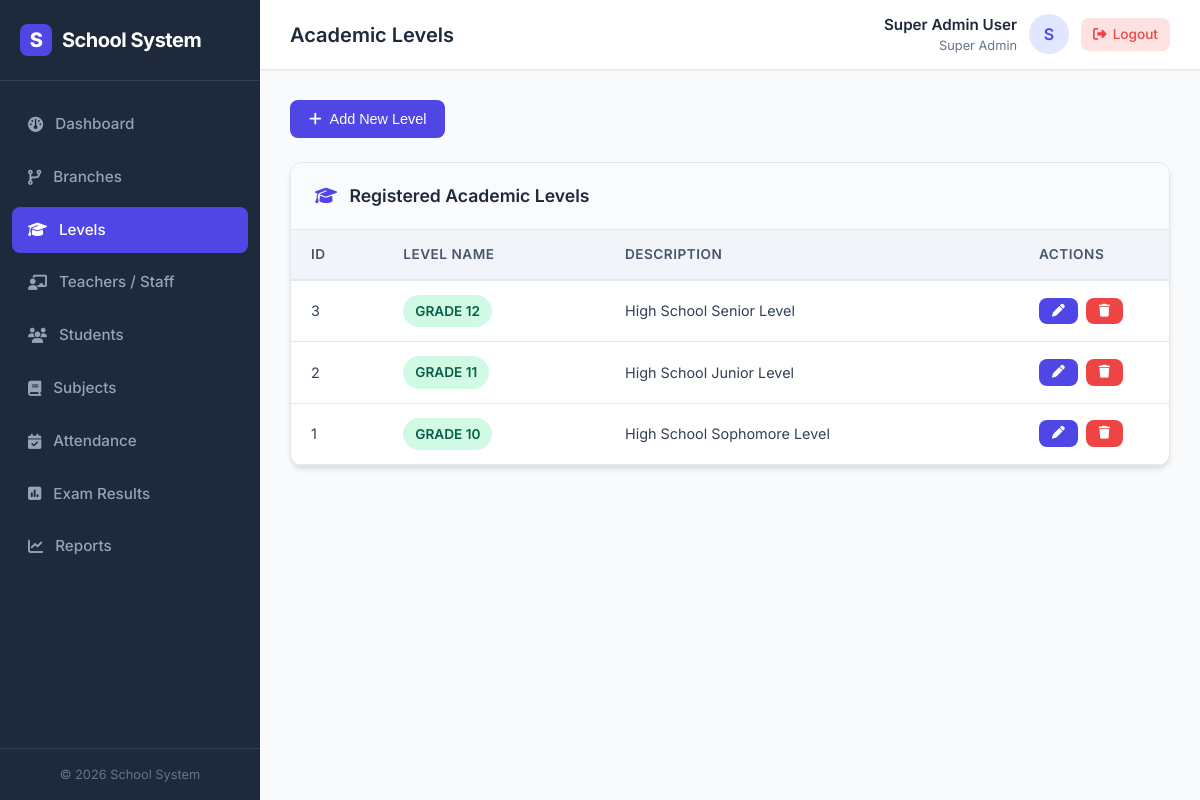
Page /levels.php (signed in) on the committed database.
### tables this page shows
CREATE TABLE IF NOT EXISTS `levels` (
    `id` INT AUTO_INCREMENT PRIMARY KEY,
    `name` VARCHAR(50) NOT NULL,
    `description` VARCHAR(255) NULL,
    `created_at` TIMESTAMP DEFAULT CURRENT_TIMESTAMP
);

### levels.php (the view, shortened to what this page needs)
<?php
require_once 'header.php';
$edit_level = null;
$levels = $conn->query("SELECT * FROM levels ORDER BY id DESC");
?>
<?php if ($user_role === 'super_admin'): ?>
    <div style="margin-bottom: 24px;">
        <button class="btn btn-primary" onclick="toggleForm('levelForm')">
            <i class="fa-solid <?php echo $edit_level ? 'fa-pen-to-square' : 'fa-plus'; ?>"></i>
            <?php echo $edit_level ? 'Edit Level: ' . htmlspecialchars($edit_level['name']) : 'Add New Level'; ?>
        </button>
    </div>
<?php endif; ?>
<div class="card">
    <div class="card-header">
        <h2 class="card-title"><i class="fa-solid fa-graduation-cap" style="color:var(--primary); margin-right:8px;"></i> Registered Academic Levels</h2>
    </div>
    <div class="card-body" style="padding: 0;">
        <div class="table-responsive">
            <table class="table">
                <thead>
                    <tr>
                        <th>ID</th>
                        <th>Level Name</th>
                        <th>Description</th>
                        <?php if ($user_role === 'super_admin'): ?>
                            <th style="width: 150px;">Actions</th>
                        <?php endif; ?>
                    </tr>
                </thead>
                <tbody>
                    <?php if ($levels && $levels->num_rows > 0): ?>
                        <?php while($row = $levels->fetch_assoc()): ?>
                            <tr>
                                <td><?php echo $row['id']; ?></td>
                                <td><span class="badge badge-success" style="font-size:0.85rem; padding: 6px 12px;"><?php echo htmlspecialchars($row['name']); ?></span></td>
                                <td><?php echo htmlspecialchars($row['description'] ?? 'N/A'); ?></td>
                                <?php if ($user_role === 'super_admin'): ?>
                                    <td>
                                        <div class="action-links">
                                            <a href="levels.php?action=edit&id=<?php echo $row['id']; ?>" class="btn btn-primary btn-sm" title="Edit">
                                                <i class="fa-solid fa-pen"></i>
                                            </a>
                                            <a href="levels.php?action=delete&id=<?php echo $row['id']; ?>" class="btn btn-danger btn-sm" onclick="return confirmDelete('Are you sure you want to delete this level?')" title="Delete">
                                                <i class="fa-solid fa-trash"></i>
                                            </a>
                                        </div>
                                    </td>
                                <?php endif; ?>
                            </tr>
                        <?php endwhile; ?>
                    <?php else: ?>
                        <tr>
                            <td colspan="<?php echo $user_role === 'super_admin' ? '4' : '3'; ?>" style="text-align: center; padding: 24px; color: #64748b;">No levels found.</td>
                        </tr>
                    <?php endif; ?>
                </tbody>
            </table>
        </div>
    </div>
</div>
<?php
require_once 'footer.php';
?>

### style.css (style rules this page uses)
:root { --primary: #4f46e5; --primary-hover: #4338ca; --primary-light: #e0e7ff; --secondary: #10b981; --secondary-hover: #059669; --danger: #ef4444; --danger-hover: #dc2626; --warning: #f59e0b; --warning-hover: #d97706; --info: #06b6d4; --dark: #1e293b; --dark-light: #334155; --light: #f8fafc; --border: #e2e8f0; --white: #ffffff; --font: 'Inter', -apple-system, BlinkMacSystemFont, "Segoe UI", Roboto, sans-serif; --shadow-sm: 0 1px 2px 0 rgba(0, 0, 0, 0.05); --shadow: 0 4px 6px -1px rgba(0, 0, 0, 0.1), 0 2px 4px -1px rgba(0, 0, 0, 0.06); --shadow-md: 0 10px 15px -3px rgba(0, 0, 0, 0.1), 0 4px 6px -2px rgba(0, 0, 0, 0.05); --radius: 12px; --radius-sm: 8px; --transition: all 0.25s cubic-bezier(0.4, 0, 0.2, 1); }
* { margin: 0; padding: 0; box-sizing: border-box; }
body { font-family: var(--font); background-color: var(--light); color: var(--dark); line-height: 1.5; overflow-x: hidden; }
a { text-decoration: none; color: inherit; }
.card { background-color: var(--white); border-radius: var(--radius); box-shadow: var(--shadow); border: 1px solid var(--border); margin-bottom: 24px; overflow: hidden; }
.card-header { padding: 20px 24px; border-bottom: 1px solid var(--border); display: flex; align-items: center; justify-content: space-between; background-color: #fafbfc; }
.card-title { font-size: 1.1rem; font-weight: 600; color: var(--dark); }
.card-body { padding: 24px; }
.btn { display: inline-flex; align-items: center; justify-content: center; gap: 8px; padding: 10px 18px; font-size: 0.9rem; font-weight: 500; border-radius: var(--radius-sm); cursor: pointer; border: 1px solid transparent; transition: var(--transition); }
.btn-primary { background-color: var(--primary); color: var(--white); }
.btn-danger { background-color: var(--danger); color: var(--white); }
.btn-sm { padding: 6px 12px; font-size: 0.8rem; }
.table-responsive { width: 100%; overflow-x: auto; }
.table { width: 100%; border-collapse: collapse; text-align: left; }
.table th { padding: 14px 20px; background-color: #f1f5f9; color: #475569; font-size: 0.85rem; font-weight: 600; text-transform: uppercase; letter-spacing: 0.5px; border-bottom: 2px solid var(--border); }
.table td { padding: 14px 20px; border-bottom: 1px solid var(--border); font-size: 0.9rem; color: var(--dark-light); vertical-align: middle; }
.badge { display: inline-flex; align-items: center; padding: 4px 8px; border-radius: 9999px; font-size: 0.75rem; font-weight: 600; text-transform: uppercase; }
.badge-success { background-color: #d1fae5; color: #065f46; }
.action-links { display: flex; gap: 8px; }

### rows in the picture
levels: id "3", name "GRADE 12", description "High School Senior Level"
levels: id "2", name "GRADE 11", description "High School Junior Level"
levels: id "1", name "GRADE 10", description "High School Sophomore Level"

### other values in the picture
$user_name "Super Admin User"
substr($user_name, 0, 1) "S"
